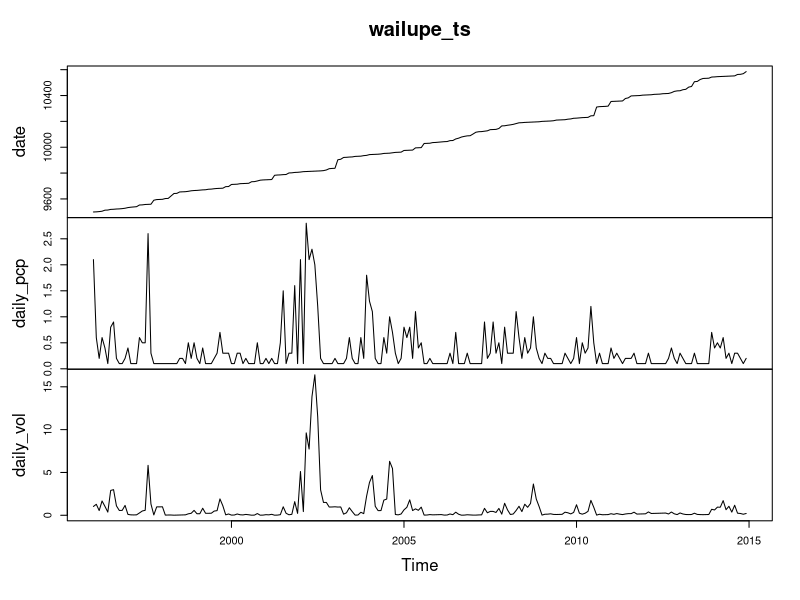
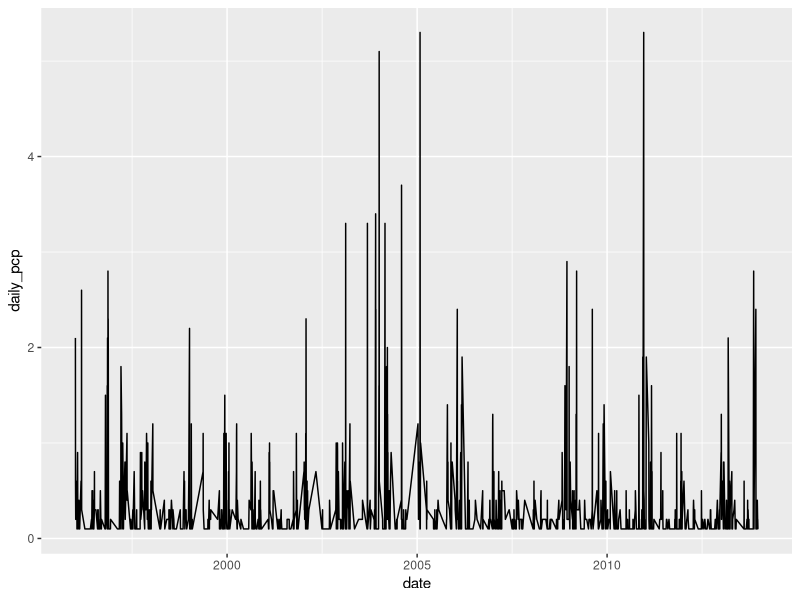
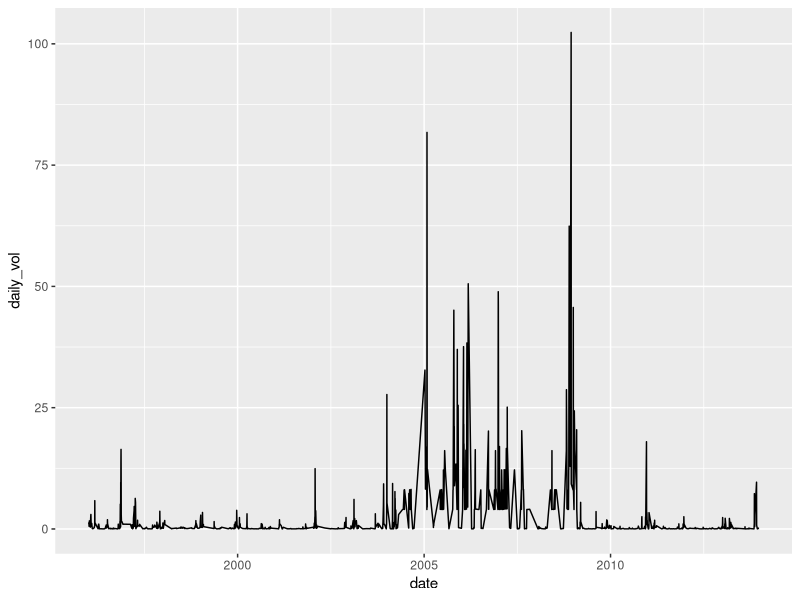
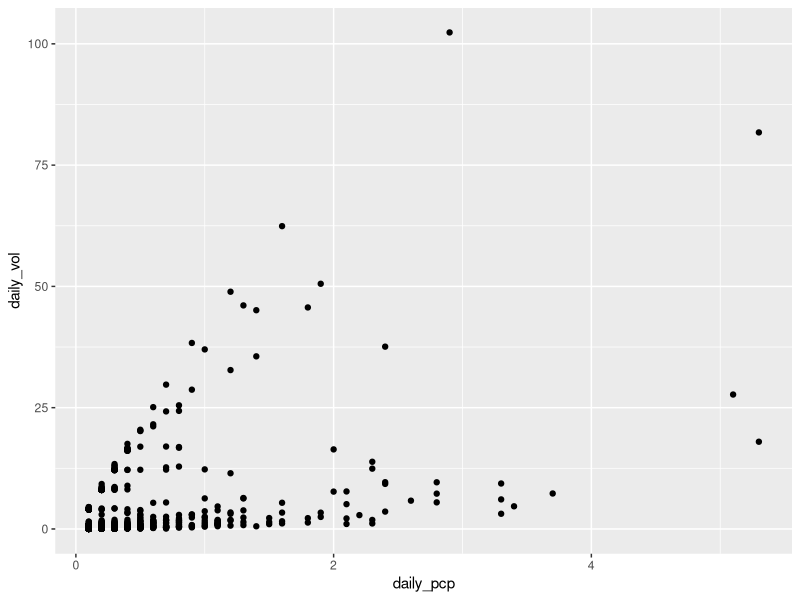
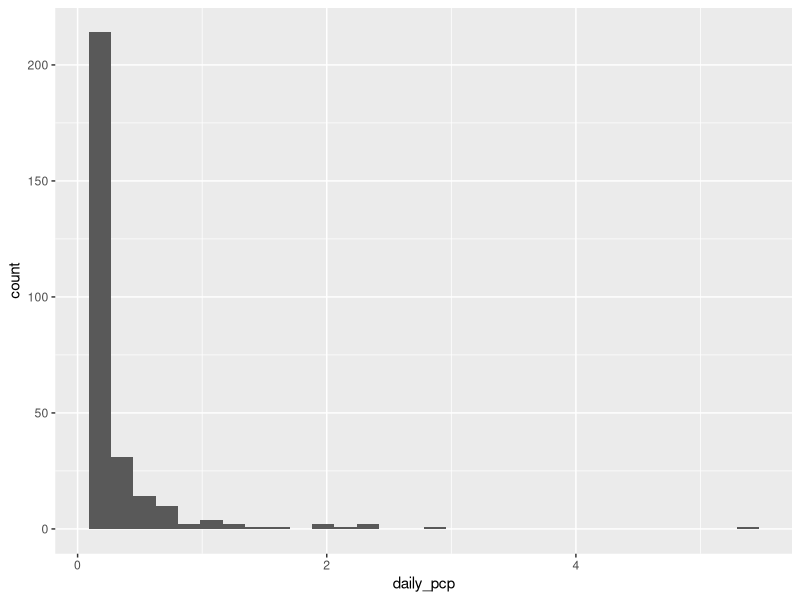

Reproduce these figures in R, in order. (Note: this script raises an error after producing the figures.)
## ---- chunk 1
knitr::opts_chunk$set(echo = TRUE)
## ---- chunk 2

## Data Wrangling for Kahuwai Stormwater Data
## N Dornan

##Load Packages

library(tidyverse)
library(lubridate)
library(stringr)
library(tseries)

## Read in file

rain_dat_77 = read.csv("NOAA_precipdata77_KW_02032020.csv")
rain_dat_08 = read.csv("NOAA_precipdata08_KW_111719.csv")
rain_paiko = read.csv("NOAA_paikodaily_KW_02062020.csv")

##Use lubridate to clean up the dates and times...

rain_dat_77$DATE <- ymd(rain_dat_77$DATE)
rain_dat_08$DATE <- ymd(rain_dat_08$DATE)
rain_paiko$DATE <- ymd(rain_paiko$DATE)

## ---- chunk 3

wailupe_tidy_77 <- rain_dat_77 %>% 
  rename(station = STATION, station_name = STATION_NAME, elevation = ELEVATION, lat = LATITUDE, lon = LONGITUDE, date = DATE, time = TIME, qgag = QGAG, qgag_flag = Measurement.Flag, qgag_qual = Quality.Flag, qgag_units = Units, qpcp = QPCP, qpcp_flag = Measurement.Flag.1, qpcp_qual = Quality.Flag.1, qpcp_units = Units.1) %>%
  filter(station_name == "WAILUPE VALLEY SCHOOL 723.6 HI US") %>% #filter to Wailupe gauge only
  filter(qpcp != "-9999",
         qpcp != "999",
         qpcp != "999.99",
         qpcp_flag != "g",
         qpcp_flag != "{",
         qpcp_flag != "}",
         qpcp_flag != "[",
         qpcp_flag != "]",
         qgag != "-9999.00",
         qgag != "-9999",
         qgag_flag != "g",
         qgag_flag != "V",
         qgag_flag != "P",
         qgag_flag != "{",
         qgag_flag != "}",
         qgag_flag != "[",
         qgag_flag != "]") ## removes all flagged data
    
wailupe_daily_77 <- wailupe_tidy_77 %>%  
  group_by(date) %>%
  summarize(
    daily_pcp = sum(qpcp),
    daily_vol = sum(qgag)) ## gives total summed precip data per day. HT is given in hundreths of inches.


## ---- chunk 4
##TS TIME

wailupe_daily_77$date <- ymd(wailupe_daily_77$date)

wailupe_ts <- wailupe_daily_77 %>%
  ts(daily_gag, start=c(1996, 1), end=c(2014, 12), frequency=12)

plot(wailupe_ts)


######################## standard ggplot

wailupe_plot_pcp <- ggplot(wailupe_daily_77, aes(date, daily_pcp)) +
  geom_line()

wailupe_plot_pcp

wailupe_plot_gag <- ggplot(wailupe_daily_77, aes(date, daily_vol)) +
  geom_line()

wailupe_plot_gag

##search for 2 year, 24 hour storm event (4.78 inches plus/minus 4.12-5.57 inches 90% confidence interval!)

wailupe_investigate_1 <- wailupe_daily_77 %>%
  filter(daily_pcp > "4.12",
         daily_pcp < "5.57")

scatterplot <- ggplot(wailupe_daily_77, aes(x= daily_pcp, y = daily_vol)) +
                        geom_point()

scatterplot

wailupe_clean_daily <- wailupe_daily_77 %>%
  filter(date > "2010-01-01",
         date < "2014-12-31")

hist <- ggplot(wailupe_clean_daily, aes(x= daily_pcp)) +
  geom_histogram()

hist

## ---- chunk 5
#########Explore Paiko Dataset

paiko_precip <- rain_paiko %>%
  select(DATE,PRCP) %>%
  filter(PRCP > "0")

paiko_explore <- ggplot(paiko_precip, aes(x = DATE, y = PRCP)) +
  geom_point()

paiko_explore
  
## ---- chunk 6

## This could be more elegant. Another way to do this is filtering by season.

######################
wailupe_05_investigate <- wailupe_tidy_77 %>%
  filter(date >"2005-1-1",
         date <"2005-12-31") %>%
  summarize(
    days_05 = length(date),
    annual_percent = (days_05/365)*100)

######################
wailupe_06_investigate <- wailupe_tidy_77 %>%
  filter(date >"2006-1-1",
         date <"2006-12-31") %>%
  summarize(
    days_06 = length(date),
    annual_percent = (days_06/365)*100)

######################3
wailupe_07_investigate <- wailupe_tidy_77 %>%
  filter(date >"2007-1-1",
         date <"2007-12-31") %>%
  summarize(
    days_07 = length(date),
    annual_percent = (days_07/365)*100)

######    
    
wailupe_08_investigate <- wailupe_refine %>%
  filter(date >"2008-1-1",
         date <"2008-12-31") %>%
  summarize(
    days_08 = length(date),
    annual_percent = (days_08/365)*100
                )

#################

wailupe_09_investigate <- wailupe_refine %>%
  filter(date >"2009-1-1",
         date <"2009-12-31") %>%
  summarize(
    days_09 = length(date),
    annual_percent = (days_09/365)*100
  )

#################
wailupe_10_investigate <- wailupe_tidy_77 %>%
  filter(date >"2010-1-1",
         date <"2010-12-31") %>%
  summarize(
    days_10 = length(date),
    annual_percent = (days_10/365)*100
  )

#################
wailupe_11_investigate <- wailupe_tidy_77 %>%
  filter(date >"2011-1-1",
         date <"2011-12-31") %>%
  summarize(
    days_11 = length(date),
    annual_percent = (days_11/365)*100
  )
#################
wailupe_12_investigate <- wailupe_tidy_77 %>%
  filter(date >"2012-1-1",
         date <"2012-12-31") %>%
  summarize(
    days_12 = length(date),
    annual_percent = (days_12/365)*100
  )

#################
wailupe_13_investigate <- wailupe_tidy_77 %>%
  filter(date >"2013-1-1",
         date <"2013-12-31") %>%
  summarize(
    days_13 = length(date),
    annual_percent = (days_13/365)*100
  )

## ---- chunk 7

wailupe_10 <- wailupe_pcp_sum %>%
  filter(date >"2010-01-01",
         date <"2010-12-31")

wailupe_ts_10 <- wailupe_refine %>%
  ts(wailupe_refine$qpcp, start=c(2009, 1), end=c(2010, 12), frequency=12)

plot(wailupe_ts_10)

wailupe_plot_10 <- ggplot(wailupe_10, aes(date, daily_gag)) +
  geom_line() +
  xlab("Date") +
  ylab("Precipitation (inches)")

wailupe_plot_10


######## refine for wet season HUZZZZZZZZZZZAAAAAHHHHHHHHHH

wailupe_10_wet <- wailupe_pcp_sum %>%
  filter(date >"2009-09-01",
         date <"2010-05-31")

wailupe_ts_10_wet <- wailupe_refine %>%
  ts(wailupe_refine$qpcp, start=c(2009, 09), end=c(2010, 05), frequency=12)

plot(wailupe_ts_10_wet)

wailupe_plot_10_wet <- ggplot(wailupe_10_wet, aes(date, daily_gag)) +
  geom_line() +
  xlab("Date") +
  ylab("Precipitation (inches)")

wailupe_plot_10_wet

## ---- chunk 8

##search for 2 year, 24 hour storm event (4.78 inches plus/minus 4.12-5.57 inches 90% confidence interval!)

wailupe_storm <- wailupe_tidy %>%
  filter(date == 20101219)

##THIS STORM HAS A CUMULATIVE PCP OF 5.3 INCHES

storm_plot <- ggplot(wailupe_storm, aes(time, qpcp)) +
  geom_point() +
  xlab("Time") +
  ylab("Precipitation (inches)") +
  theme_classic()

storm_plot


write.csv(wailupe_storm, file = "wailupe_rainfall_event_r.csv")   
